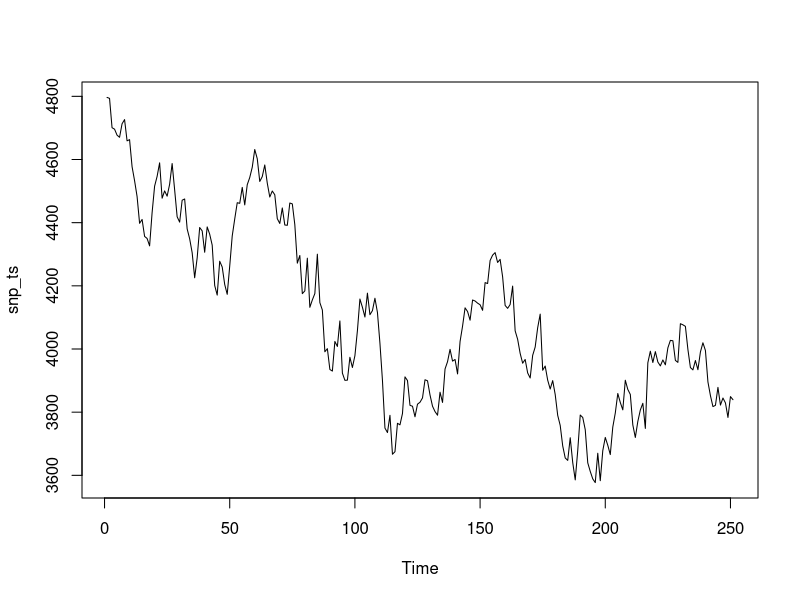
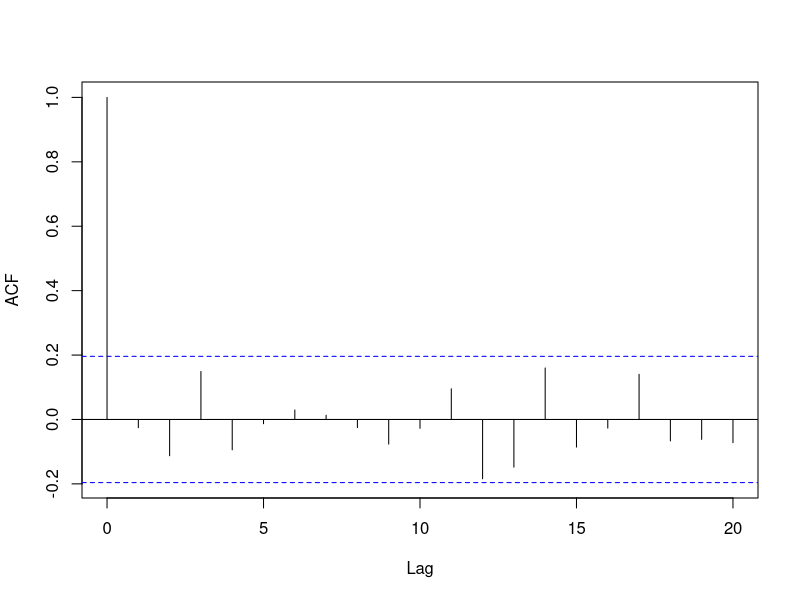

These charts were generated, in order, by the following R code:
## ---- chunk 1
snp <- read.csv("SNP500.csv", header=T)
snp_ts <- ts(snp[,6], frequency=1)
plot(snp_ts)
## ---- chunk 2
set.seed(123)
e <- rnorm(100, mean=0, sd=1)
acf(e, main="")
